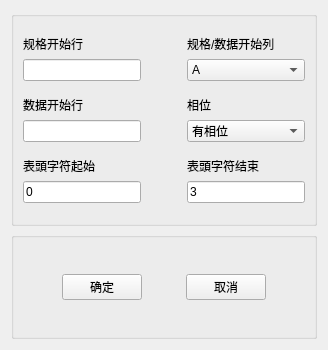
<?xml version="1.0" encoding="UTF-8"?>
<ui version="4.0">
 <class>loadSetting</class>
 <widget class="QWidget" name="loadSetting">
  <property name="geometry">
   <rect>
    <x>0</x>
    <y>0</y>
    <width>328</width>
    <height>350</height>
   </rect>
  </property>
  <property name="windowTitle">
   <string>Form</string>
  </property>
  <layout class="QGridLayout" name="gridLayout_3">
   <item row="0" column="0">
    <layout class="QVBoxLayout" name="verticalLayout_2" stretch="2,1">
     <item>
      <widget class="QGroupBox" name="groupBox">
       <property name="title">
        <string/>
       </property>
       <layout class="QGridLayout" name="gridLayout" rowstretch="1,1,1">
        <item row="0" column="0">
         <layout class="QHBoxLayout" name="horizontalLayout_2" stretch="1,0,1">
          <item>
           <layout class="QVBoxLayout" name="verticalLayout_3">
            <item>
             <widget class="QLabel" name="label_3">
              <property name="sizePolicy">
               <sizepolicy hsizetype="Preferred" vsizetype="Fixed">
                <horstretch>0</horstretch>
                <verstretch>0</verstretch>
               </sizepolicy>
              </property>
              <property name="text">
               <string>规格开始行</string>
              </property>
             </widget>
            </item>
            <item>
             <widget class="QLineEdit" name="limitStartLineEdit">
              <property name="sizePolicy">
               <sizepolicy hsizetype="Preferred" vsizetype="Fixed">
                <horstretch>0</horstretch>
                <verstretch>0</verstretch>
               </sizepolicy>
              </property>
              <property name="text">
               <string/>
              </property>
             </widget>
            </item>
           </layout>
          </item>
          <item>
           <spacer name="horizontalSpacer_4">
            <property name="orientation">
             <enum>Qt::Horizontal</enum>
            </property>
            <property name="sizeHint" stdset="0">
             <size>
              <width>40</width>
              <height>20</height>
             </size>
            </property>
           </spacer>
          </item>
          <item>
           <layout class="QVBoxLayout" name="verticalLayout_4">
            <item>
             <widget class="QLabel" name="label_4">
              <property name="sizePolicy">
               <sizepolicy hsizetype="Preferred" vsizetype="Fixed">
                <horstretch>0</horstretch>
                <verstretch>0</verstretch>
               </sizepolicy>
              </property>
              <property name="text">
               <string>规格/数据开始列</string>
              </property>
             </widget>
            </item>
            <item>
             <widget class="QComboBox" name="startComboBox">
              <item>
               <property name="text">
                <string>A</string>
               </property>
              </item>
              <item>
               <property name="text">
                <string>B</string>
               </property>
              </item>
              <item>
               <property name="text">
                <string>C</string>
               </property>
              </item>
              <item>
               <property name="text">
                <string>D</string>
               </property>
              </item>
              <item>
               <property name="text">
                <string>E</string>
               </property>
              </item>
              <item>
               <property name="text">
                <string>F</string>
               </property>
              </item>
              <item>
               <property name="text">
                <string>G</string>
               </property>
              </item>
              <item>
               <property name="text">
                <string>H</string>
               </property>
              </item>
              <item>
               <property name="text">
                <string>I</string>
               </property>
              </item>
              <item>
               <property name="text">
                <string>J</string>
               </property>
              </item>
              <item>
               <property name="text">
                <string>K</string>
               </property>
              </item>
              <item>
               <property name="text">
                <string>L</string>
               </property>
              </item>
              <item>
               <property name="text">
                <string>M</string>
               </property>
              </item>
              <item>
               <property name="text">
                <string>N</string>
               </property>
              </item>
              <item>
               <property name="text">
                <string>O</string>
               </property>
              </item>
              <item>
               <property name="text">
                <string>P</string>
               </property>
              </item>
              <item>
               <property name="text">
                <string>Q</string>
               </property>
              </item>
              <item>
               <property name="text">
                <string>R</string>
               </property>
              </item>
              <item>
               <property name="text">
                <string>S</string>
               </property>
              </item>
              <item>
               <property name="text">
                <string>T</string>
               </property>
              </item>
              <item>
               <property name="text">
                <string>U</string>
               </property>
              </item>
              <item>
               <property name="text">
                <string>V</string>
               </property>
              </item>
              <item>
               <property name="text">
                <string>W</string>
               </property>
              </item>
              <item>
               <property name="text">
                <string>X</string>
               </property>
              </item>
              <item>
               <property name="text">
                <string>Y</string>
               </property>
              </item>
              <item>
               <property name="text">
                <string>Z</string>
               </property>
              </item>
             </widget>
            </item>
           </layout>
          </item>
         </layout>
        </item>
        <item row="1" column="0">
         <layout class="QHBoxLayout" name="horizontalLayout_3" stretch="1,0,1">
          <item>
           <layout class="QVBoxLayout" name="verticalLayout">
            <item>
             <widget class="QLabel" name="label">
              <property name="sizePolicy">
               <sizepolicy hsizetype="Preferred" vsizetype="Fixed">
                <horstretch>0</horstretch>
                <verstretch>0</verstretch>
               </sizepolicy>
              </property>
              <property name="text">
               <string>数据开始行</string>
              </property>
             </widget>
            </item>
            <item>
             <widget class="QLineEdit" name="dataStartLineEdit">
              <property name="sizePolicy">
               <sizepolicy hsizetype="Preferred" vsizetype="Fixed">
                <horstretch>0</horstretch>
                <verstretch>0</verstretch>
               </sizepolicy>
              </property>
              <property name="text">
               <string/>
              </property>
             </widget>
            </item>
           </layout>
          </item>
          <item>
           <spacer name="horizontalSpacer_5">
            <property name="orientation">
             <enum>Qt::Horizontal</enum>
            </property>
            <property name="sizeHint" stdset="0">
             <size>
              <width>40</width>
              <height>20</height>
             </size>
            </property>
           </spacer>
          </item>
          <item>
           <layout class="QVBoxLayout" name="verticalLayout_5">
            <item>
             <widget class="QLabel" name="label_5">
              <property name="sizePolicy">
               <sizepolicy hsizetype="Preferred" vsizetype="Fixed">
                <horstretch>0</horstretch>
                <verstretch>0</verstretch>
               </sizepolicy>
              </property>
              <property name="text">
               <string>相位</string>
              </property>
             </widget>
            </item>
            <item>
             <widget class="QComboBox" name="comboBox">
              <item>
               <property name="text">
                <string>有相位</string>
               </property>
              </item>
              <item>
               <property name="text">
                <string>无相位</string>
               </property>
              </item>
             </widget>
            </item>
           </layout>
          </item>
         </layout>
        </item>
        <item row="2" column="0">
         <layout class="QHBoxLayout" name="horizontalLayout_4" stretch="1,0,1">
          <item>
           <layout class="QVBoxLayout" name="verticalLayout_7">
            <item>
             <widget class="QLabel" name="label_6">
              <property name="sizePolicy">
               <sizepolicy hsizetype="Preferred" vsizetype="Fixed">
                <horstretch>0</horstretch>
                <verstretch>0</verstretch>
               </sizepolicy>
              </property>
              <property name="text">
               <string>表頭字符起始</string>
              </property>
             </widget>
            </item>
            <item>
             <widget class="QLineEdit" name="headStartLineEdit">
              <property name="sizePolicy">
               <sizepolicy hsizetype="Preferred" vsizetype="Fixed">
                <horstretch>0</horstretch>
                <verstretch>0</verstretch>
               </sizepolicy>
              </property>
              <property name="text">
               <string>0</string>
              </property>
             </widget>
            </item>
           </layout>
          </item>
          <item>
           <spacer name="horizontalSpacer_6">
            <property name="orientation">
             <enum>Qt::Horizontal</enum>
            </property>
            <property name="sizeHint" stdset="0">
             <size>
              <width>40</width>
              <height>20</height>
             </size>
            </property>
           </spacer>
          </item>
          <item>
           <layout class="QVBoxLayout" name="verticalLayout_6">
            <item>
             <widget class="QLabel" name="label_2">
              <property name="sizePolicy">
               <sizepolicy hsizetype="Preferred" vsizetype="Fixed">
                <horstretch>0</horstretch>
                <verstretch>0</verstretch>
               </sizepolicy>
              </property>
              <property name="text">
               <string>表頭字符结束</string>
              </property>
             </widget>
            </item>
            <item>
             <widget class="QLineEdit" name="headStopLineEdit">
              <property name="sizePolicy">
               <sizepolicy hsizetype="Preferred" vsizetype="Fixed">
                <horstretch>0</horstretch>
                <verstretch>0</verstretch>
               </sizepolicy>
              </property>
              <property name="text">
               <string>3</string>
              </property>
             </widget>
            </item>
           </layout>
          </item>
         </layout>
        </item>
       </layout>
      </widget>
     </item>
     <item>
      <widget class="QGroupBox" name="groupBox_2">
       <property name="title">
        <string/>
       </property>
       <layout class="QGridLayout" name="gridLayout_2">
        <item row="0" column="0">
         <layout class="QHBoxLayout" name="horizontalLayout">
          <item>
           <spacer name="horizontalSpacer_2">
            <property name="orientation">
             <enum>Qt::Horizontal</enum>
            </property>
            <property name="sizeHint" stdset="0">
             <size>
              <width>40</width>
              <height>20</height>
             </size>
            </property>
           </spacer>
          </item>
          <item>
           <widget class="QPushButton" name="okPushButton">
            <property name="sizePolicy">
             <sizepolicy hsizetype="Minimum" vsizetype="Fixed">
              <horstretch>0</horstretch>
              <verstretch>0</verstretch>
             </sizepolicy>
            </property>
            <property name="text">
             <string>确定</string>
            </property>
           </widget>
          </item>
          <item>
           <spacer name="horizontalSpacer">
            <property name="orientation">
             <enum>Qt::Horizontal</enum>
            </property>
            <property name="sizeHint" stdset="0">
             <size>
              <width>40</width>
              <height>20</height>
             </size>
            </property>
           </spacer>
          </item>
          <item>
           <widget class="QPushButton" name="cancelPushButton">
            <property name="sizePolicy">
             <sizepolicy hsizetype="Minimum" vsizetype="Fixed">
              <horstretch>0</horstretch>
              <verstretch>0</verstretch>
             </sizepolicy>
            </property>
            <property name="text">
             <string>取消</string>
            </property>
           </widget>
          </item>
          <item>
           <spacer name="horizontalSpacer_3">
            <property name="orientation">
             <enum>Qt::Horizontal</enum>
            </property>
            <property name="sizeHint" stdset="0">
             <size>
              <width>40</width>
              <height>20</height>
             </size>
            </property>
           </spacer>
          </item>
         </layout>
        </item>
       </layout>
      </widget>
     </item>
    </layout>
   </item>
  </layout>
 </widget>
 <resources/>
 <connections/>
</ui>
